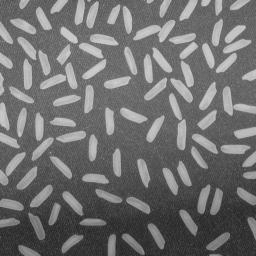
#> input picture rice.jpg, 256 x 256 px
$ python tmp.py   (older library calls are emulated)
#> lines starting #> are read from the running program, lines starting #| are printed output that depends on the picture; after the words box and inside, x2 and y2 are one past the last pixel; in counts of white or black regions, pixels touching at a corner belong together

#!/usr/bin/python

import cv2
import numpy as np
from matplotlib import pyplot as plt


kernel = cv2.getStructuringElement(cv2.MORPH_RECT,(15, 15))

imgobj = cv2.imread("rice.jpg")
#> imgobj is the input picture: shape (256, 256, 3); min 25, max 213, mean 111

'''
cv2.namedWindow("imgobj") #创建窗口并显示的是图像类型
cv2.imshow("imgobj",imgobj)
cv2.waitKey(3000)        #等待事件触发，参数0表示永久等待
cv2.destroyAllWindows()   #释放窗口

tophat = cv2.morphologyEx(imgobj, cv2.MORPH_TOPHAT, kernel)
cv2.imshow("tophat",tophat)
cv2.waitKey(3000)        #等待事件触发，参数0表示永久等待
cv2.destroyAllWindows()   #释放窗口
'''
imgobj = cv2.morphologyEx(imgobj, cv2.MORPH_TOPHAT, kernel)
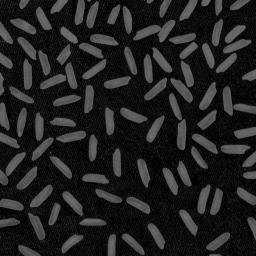
#> imgobj: shape (256, 256, 3); min 0, max 118, mean 33.2
imgobj = cv2.cvtColor(imgobj, cv2.COLOR_BGR2GRAY)
#> imgobj: shape (256, 256)

ret1,th1 = cv2.threshold(imgobj,127,255, cv2.THRESH_BINARY)
#> th1: shape (256, 256); every value is 0

# Otsu's thresholding
ret2,th2 = cv2.threshold(imgobj,0,255, cv2.THRESH_BINARY + cv2.THRESH_OTSU)
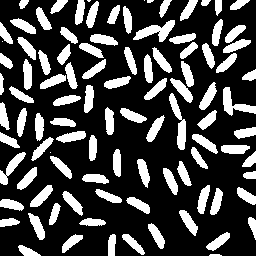
#> th2: shape (256, 256); 27% white; 100 white regions (5 under 20 px), largest, box (x1, y1, x2, y2) and area: (133, 20, 175, 42) 408, (169, 93, 186, 150) 396, (223, 87, 256, 116) 374
#> ret2 = 50

# Otsu's thresholding after Gaussian filtering
blur = cv2.GaussianBlur(imgobj ,(5,5),0)
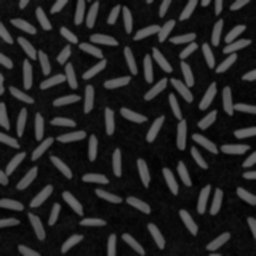
#> blur: shape (256, 256); min 2, max 108, mean 33.2
ret3,th3 = cv2.threshold(blur,0,255,cv2.THRESH_BINARY+cv2.THRESH_OTSU)
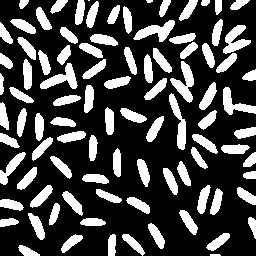
#> th3: shape (256, 256); 27.7% white; 94 white regions (2 under 20 px), largest, box (x1, y1, x2, y2) and area: (170, 61, 194, 103) 449, (133, 20, 175, 42) 424, (40, 63, 78, 89) 421
#> ret3 = 47

# plot all the imgobjs and their histograms
images = [imgobj, 0, th1,
          imgobj, 0, th2,
          imgobj, 0, th2-10/255,
          blur, 0, th3-10/255]
titles = ['Original Noisy imgobj','Histogram','Global Thresholding (v=127)',
          'Original Noisy imgobj','Histogram',"Otsu's Thresholding",
          'Original Noisy imgobj th reduced','Histogram',"Otsu's Thresholding th reduced",
          'Gaussian filtered imgobj','Histogram',"Otsu's Thresholding"]

for i in range(4):
    plt.subplot(4,3,i*3+1),plt.imshow(images[i*3],'gray')
    plt.title(titles[i*3]), plt.xticks([]), plt.yticks([])
    plt.subplot(4,3,i*3+2),plt.hist(images[i*3].ravel(),256)
    plt.title(titles[i*3+1]), plt.xticks([]), plt.yticks([])
    plt.subplot(4,3,i*3+3),plt.imshow(images[i*3+2],'gray')
    plt.title(titles[i*3+2]), plt.xticks([]), plt.yticks([])
plt.show()
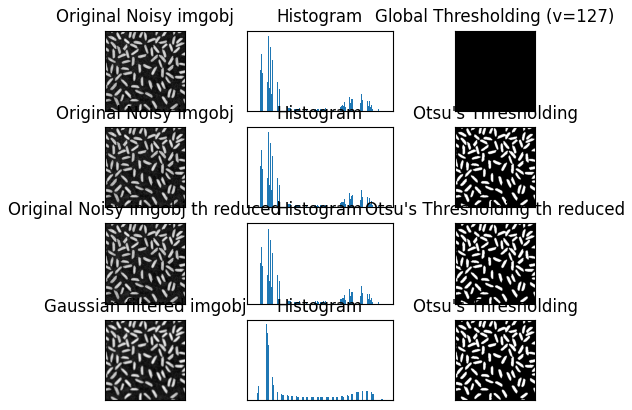
#> figure drawn by matplotlib, 12 panels


# Read image
im_in = imgobj.copy()

# Threshold.
# Set values equal to or above 220 to 0.
# Set values below 220 to 255.

## im_th = th2
## im_floodfill = th_floodfill

th, im_th = cv2.threshold(im_in, 220, 255, cv2.THRESH_BINARY_INV);
#> im_th: shape (256, 256); every value is 255

# Copy the thresholded image.
im_floodfill = im_th.copy()
# Mask used to flood filling.
# Notice the size needs to be 2 pixels than the image.
h, w = im_th.shape[:2]
#> h = 256; w = 256
mask = np.zeros((h+2, w+2), np.uint8)

# Floodfill from point (0, 0)
cv2.floodFill(im_floodfill, mask, (0,0), 255);

# Invert floodfilled image
im_floodfill_inv = cv2.bitwise_not(im_floodfill)

# Combine the two images to get the foreground.
im_out = im_th | im_floodfill_inv

# Display images.
cv2.imshow("Thresholded Image", im_th)
cv2.imshow("Floodfilled Image", im_floodfill)
cv2.imshow("Inverted Floodfilled Image", im_floodfill_inv)
cv2.imshow("Foreground", im_out)
cv2.waitKey(0)

#plt.imshow(images[5])
#plt.show()

#> (the run stopped early here; a loop or call above may not have finished)

$ run again, with stuff.jpg copied over rice.jpg
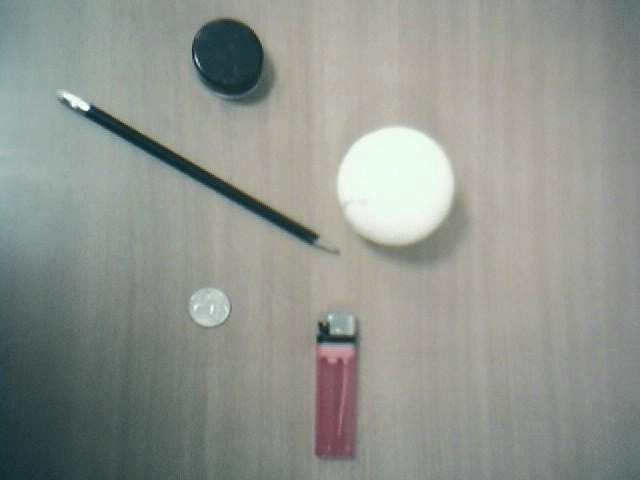
#> input picture stuff.jpg, 640 x 480 px
#> imgobj is the input picture: shape (480, 640, 3); mean B, G, R 143.1, 148.5, 144.4
#> `ret1,th1 = cv2.threshold(imgobj,127,255, cv2.THRESH_BINARY)`:
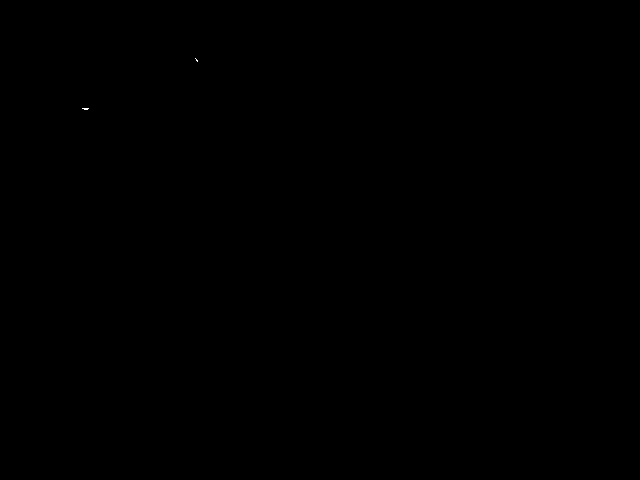
#> th1: shape (480, 640); 0.01% white in thin lines or dots, all inside (x1, y1, x2, y2) = (82, 58, 198, 110)
#> th2: shape (480, 640); 0.46% white; 42 white regions (33 under 20 px), largest, box (x1, y1, x2, y2) and area: (318, 341, 355, 424) 679, (57, 90, 90, 111) 284, (348, 316, 353, 336) 87
#> ret2 = 24
#> `ret3,th3 = cv2.threshold(blur,0,255,cv2.THRESH_BINARY+cv2.THRESH_OTSU)`:
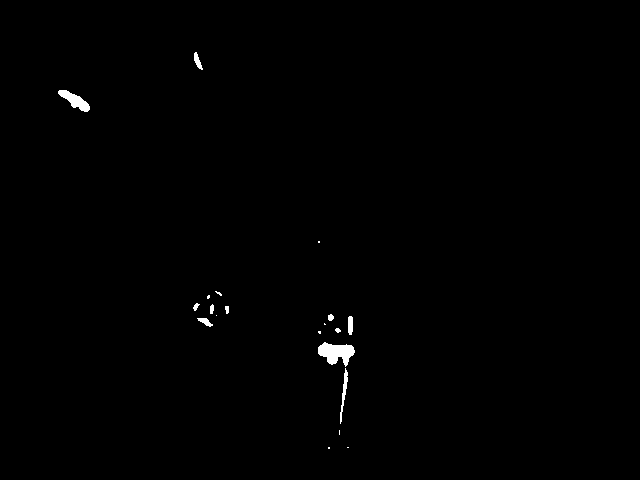
#> th3: shape (480, 640); 0.47% white; 20 white regions (9 under 20 px), largest, box (x1, y1, x2, y2) and area: (318, 342, 355, 367) 556, (58, 90, 90, 112) 316, (340, 368, 348, 424) 152
#> ret3 = 22
#> im_th: shape (480, 640); every value is 255
#> im_floodfill_inv: shape (480, 640); every value is 0
